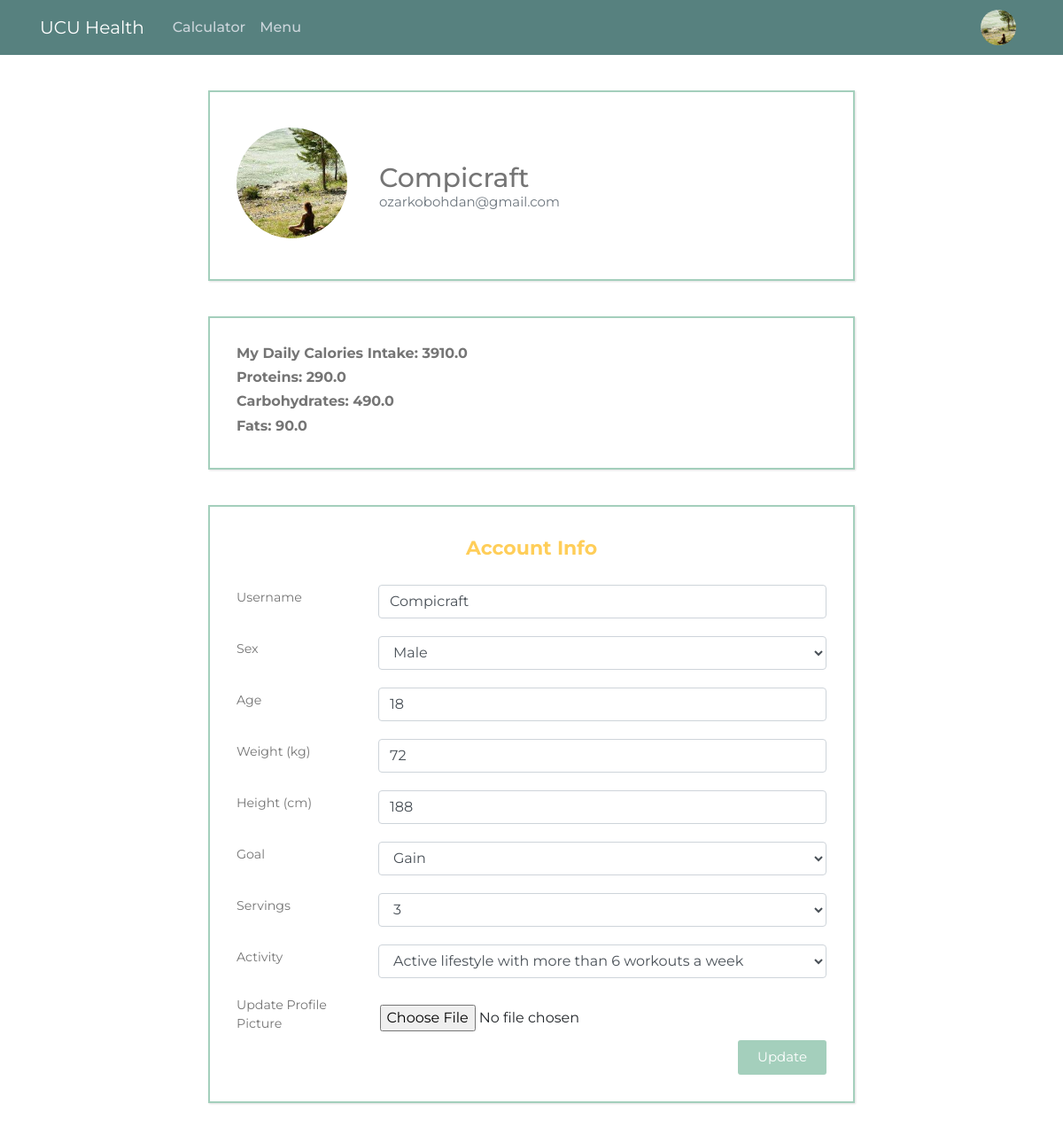
The page /account_update (signed in) on the database its author committed.
### main/models.py (models this page shows, shortened)
class User(db.Model, UserMixin):
    id = db.Column(db.Integer, primary_key=True)
    username = db.Column(db.String(20), unique=True, nullable=False)
    email = db.Column(db.String(120), unique=True, nullable=False)
    password = db.Column(db.String(100), nullable=False)
    image_file = db.Column(db.String(20), nullable = False, default='default.jpg')
    settings = db.Column(db.String(100), nullable = False, default='default.json')
    custom_plan = db.Column(db.Boolean, default = False)
    sex = db.Column(db.String(10), nullable = False)
    age = db.Column(db.Integer, nullable = False)
    height = db.Column(db.Integer, nullable=False)
    weight = db.Column(db.Integer, nullable=False)
    goal = db.Column(db.Integer, nullable=False)
    activity = db.Column(db.Float, nullable=False)
    calories = db.Column(db.Float, nullable=False)
    proteins = db.Column(db.Float, nullable=False)
    carbs = db.Column(db.Float, nullable=False)
    fats = db.Column(db.Float, nullable=False)
    servings = db.Column(db.Integer, nullable = False, default = 3)
    options = db.Column(db.Integer, nullable = False, default = 5)
    meals_amount = db.Column(db.Integer, nullable = False, default = 4)
    meals = db.relationship('Meal', backref="author", lazy = True)

### main/routes.py (the view, shortened to what this page needs)
@app.route('/account_update', methods=["GET", 'POST'])
@login_required
def account_update():
    form = UpdateAccountForm()
    with open('main/data/daily_distribution.json', 'r', encoding='utf-8') as file:
        choices = list(json.load(file).keys())
    form.servings.choices = choices
    form.username.data = current_user.username
    form.sex.data = current_user.sex
    form.age.data = current_user.age
    form.height.data = current_user.height
    form.weight.data = current_user.weight
    form.goal.data = current_user.goal
    form.activity.data = current_user.activity
    form.servings.data = current_user.servings
    image_file = url_for('static', filename = 'profile_pics/' + current_user.image_file)
    return render_template('account_update.html', title = "Account Update",
        image_file=image_file, form=form)

### main/models.py (called while the page is built)
@login_manager.user_loader
def load_user(user_id):
    return User.query.get(int(user_id))

### main/templates/account_update.html (shortened to what this page needs)
{% extends "layout.html" %}
{% block content %}
<link href="{{ url_for('static', filename='account_update.css') }}" rel="stylesheet">
<div class="main">
    <div class="media">
        <img class="rounded-circle account-img" src="{{ image_file }}">
        <div class="media-body ml-3">
            <h2 class="account-heading">{{ current_user.username }}</h2>
            <p class="text-secondary">{{ current_user.email }}</p>
        </div>
    </div>
    <div class="info">
        <h3 class="secondary">My Daily Calories Intake: {{ current_user.calories }}</h3>
        <h4 class="secondary">Proteins: {{ current_user.proteins }}</h4>
        <h4 class="secondary">Carbohydrates: {{ current_user.carbs }}</h4>
        <h4 class="secondary">Fats: {{ current_user.fats }}</h4>
    </div>
    <div class="wrapper">
        <form method="POST" action="" enctype="multipart/form-data">
        <fieldset class="form">
            <div class = "title">
                Account Info
            </div>
            <div class="input_field">
                {{ form.username.label(class="form-control-label") }}
                {% if form.username.errors %}
                    {{ form.username(class="form-control form-control-xxl is-invalid") }}
                    <div class="invalid-feedback">
                        {% for error in form.username.errors %}
                            <span>{{ error }}</span>
                        {% endfor %}
                    </div>
                {% else %}
                    {{ form.username(class="form-control form-control-xxl") }}
                {% endif %}
            </div>
            <div class="input_field">
                {{ form.sex.label(class="form-control-label") }}
                {% if form.sex.errors %}
                    {{ form.sex(class="form-control form-control-xxl is-invalid") }}
                    <div class="invalid-feedback">
                        {% for error in form.sex.errors %}
                            <span>{{ error }}</span>
                        {% endfor %}
                    </div>
                {% else %}
                    {{ form.sex(class="form-control form-control-xxl") }}
                {% endif %}
            </div>
            <div class="input_field">
                {{ form.age.label(class="form-control-label") }}
                {% if form.age.errors %}
                    {{ form.age(class="form-control form-control-xxl is-invalid") }}
                    <div class="invalid-feedback">
                        {% for error in form.age.errors %}
                            <span>{{ error }}</span>
                        {% endfor %}
                    </div>
                {% else %}
                    {{ form.age(class="form-control form-control-xxl") }}
                {% endif %}
            </div>
            <div class="input_field">
                {{ form.weight.label(class="form-control-label") }}
                {% if form.weight.errors %}
                    {{ form.weight(class="form-control form-control-xxl is-invalid") }}
                    <div class="invalid-feedback">
                        {% for error in form.weight.errors %}
                            <span>{{ error }}</span>
                        {% endfor %}
                    </div>
                {% else %}
                    {{ form.weight(class="form-control form-control-xxl") }}
                {% endif %}
            </div>
            <div class="input_field">
                {{ form.height.label(class="form-control-label") }}
                {% if form.height.errors %}
                    {{ form.height(class="form-control form-control-xxl is-invalid") }}
                    <div class="invalid-feedback">
                        {% for error in form.height.errors %}
                            <span>{{ error }}</span>
                        {% endfor %}
                    </div>
                {% else %}
                    {{ form.height(class="form-control form-control-xxl") }}
                {% endif %}
            </div>
            <div class="input_field">
                {{ form.goal.label(class="form-control-label") }}
                {% if form.goal.errors %}
                    {{ form.goal(class="form-control form-control-xxl is-invalid") }}
                    <div class="invalid-feedback">
                        {% for error in form.goal.errors %}
                            <span>{{ error }}</span>
                        {% endfor %}
                    </div>
                {% else %}
                    {{ form.goal(class="form-control form-control-xxl") }}
                {% endif %}
            </div>
            <div class="input_field">
                {{ form.servings.label(class="form-control-label") }}
                {% if form.servings.errors %}
                    {{ form.servings(class="form-control form-control-xxl is-invalid") }}
                    <div class="invalid-feedback">
                        {% for error in form.servings.errors %}
                            <span>{{ error }}</span>
                        {% endfor %}
                    </div>
                {% else %}
                    {{ form.servings(class="form-control form-control-xxl") }}
                {% endif %}
            </div>
            <div class="input_field">
                {{ form.activity.label(class="form-control-label") }}
                {% if form.activity.errors %}
                    {{ form.activity(class="form-control form-control-xxl is-invalid") }}
                    <div class="invalid-feedback">
                        {% for error in form.activity.errors %}
                            <span>{{ error }}</span>
                        {% endfor %}
                    </div>
                {% else %}
                    {{ form.activity(class="form-control form-control-xxl") }}
                {% endif %}
            </div>
            <div class="input_field">
                {{ form.picture.label() }}
                {{ form.picture(class = 'form-control-file')}}
            </div>
        </fieldset>
        <div class="input_field">
            {{ form.submit(class="btn btn-outline-info") }}
        </div>
        </form>
    </div>
</div>
{% endblock content %}

### main/templates/layout.html (shortened to what this page needs)
<!DOCTYPE html>
<html>
  <head>
    <link
      rel="stylesheet"
      href="https://maxcdn.bootstrapcdn.com/bootstrap/4.0.0/css/bootstrap.min.css"
 />
    <link
      rel="stylesheet"
      type="text/css"
      href="{{ url_for('static', filename='main.css') }}" />
  </head>
  <body>
    <header class="site-header">
      <nav class="navbar navbar-expand-lg navbar-dark bg-steel fixed-top">
        <div class="container header-container">
          <a class="navbar-brand mr-4" href="{{ url_for('main') }}">UCU Health</a>
          <div class="collapse navbar-collapse" id="navbarToggle">
            <div class="navbar-nav mr-auto">
              <a class="nav-item nav-link" href="{{ url_for('calculator') }}">Calculator</a>
              <a class="nav-item nav-link" href="{{ url_for('menu') }}">Menu</a>
            </div>
            <div class="navbar-nav">
            {% if current_user.is_authenticated %}
              <a class="nav-item nav-link" href="{{ url_for("account") }}"><img class="rounded-circle panel-img" src="{{ url_for('static', filename = 'profile_pics/' + current_user.image_file ) }}"></a>
            {% else %}
              <a class="nav-item nav-link" href="{{ url_for("login") }}">Login</a>
              <a class="nav-item nav-link" href="{{ url_for("register") }}">Register</a>
            {% endif %}
            </div>
          </div>
        </div>
      </nav>
    </header>
    <main role="main" class="container">
      <div class="row">
        <div class="col-md-8">
          {% block content %}{% endblock %}
        </div>
      </div>
    </main>
  </body>
</html>

### main/static/main.css (style rules this page uses)
* { margin: 0; padding: 0; box-sizing: border-box; font-family: 'Montserrat', sans-serif; }
body { margin-top: 62px; margin-top: 5rem; }
.row { display: flex; justify-content: center; align-items: center; }
.nav-link { color: #fff; background-color: #57817f; font-weight: 500; }
.bg-steel { color: #fff; background-color: #57817f; text-align: center; }
.navbar { height: 62px; }
.header-container { max-width: 1140px !important; }
.site-header .navbar-nav .nav-link { color: #cbd5db; }
.account-img { height: 125px; width: 125px; margin-right: 20px; margin-bottom: 16px; }
.account-heading { font-size: 2.5rem; }
.panel-img { height: 40px; width: 40px; }

### main/static/account_update.css (style rules this page uses)
* { margin: 0; padding: 0; box-sizing: border-box; font-family: 'Montserrat', sans-serif; }
body { background-image: url('https://i.imgur.com/EOwNIBg.png'); margin-top: 62px; padding: 0 10px; }
.main { margin: 40px auto; }
.media { display: flex; align-items: center; margin-bottom: 30px; color: #757575; background: #fff; margin: 40px auto; padding: 30px; box-shadow: 1px 1px 2px rgba(0, 0, 0, 0.125); border: 2.5px solid #a4cfbc; }
.account-img { margin-top: 10px; object-fit: cover; }
.media-body { margin: 0 auto; line-height: 1.2; }
.account-heading { margin: 0 auto; color: #757575; font-size: 30px; }
.text-secondary { margin: 0 auto; font-size: 15px; }
.info { color: #757575; background: #fff; margin: 40px auto; padding: 30px; box-shadow: 1px 1px 2px rgba(0, 0, 0, 0.125); border: 2.5px solid #a4cfbc; }
.secondary { font-size: 16px; font-weight: 700; }
.wrapper { background: #fff; margin: 40px auto; padding: 30px; box-shadow: 1px 1px 2px rgba(0, 0, 0, 0.125); border: 2.5px solid #a4cfbc; }
.wrapper .title { font-size: 22px; font-weight: 700; margin-bottom: 25px; color: #ffce59; text-align: center; }
.wrapper .form { width: 100%; }
.wrapper .form .input_field { margin-top: 20px; margin-bottom: 15px; display: flex; align-items: center; }
.wrapper .form .input_field label { width: 200px; color: #757575; margin-right: 10px; font-size: 14.2px; }
.wrapper .btn { margin-left: 10px; }
.wrapper .input_field .btn { width: 100px; padding: 8px 10px; font-size: 15px; border: 0; background-color: #a4cfbc; color: #fff; cursor: pointer; border-radius: 3px; outline: none; margin: 0 auto; display: block; }
.wrapper .input_field:last-child { margin-bottom:0; display: flex; }
.wrapper .input_field:last-child .btn { margin-right: 0px; }

### rows shown on the page
User: image_file (placeholder picture), username "Compicraft", email "ozarkobohdan@gmail.com", calories "3910.0", proteins "290.0", carbs "490.0", fats "90.0", sex "Male", age "18", weight "72", height "188", goal "Gain", servings "3", activity "Active lifestyle with more than 6 workouts a week"
